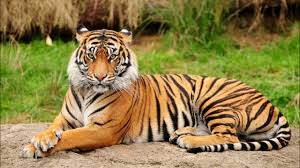
#> input picture 7. Computer Vision/tigre.jpg, 300 x 168 px
$ jupyter execute '_Manipulations d'"'"'image.ipynb'   (shell and % lines are left out)
#> lines starting #> are read from the running program, lines starting #| are printed output that depends on the picture
<font color='green'>
    <h1 align=center>TP — Manipulations d'images en Python</h1>
          </font>

<h2 align=center>CentraleSupélec-OpenClassrooms Certifiyng Training</h2>

<h3 align=center>Jean Martial Tagro </h3>

### 1. Premières manipulations

[cell 1]
from PIL import Image
%pylab inline

[cell 2]
# charger l'image
img = Image.open('tigre.jpg')
#> img is the input picture: PIL image 300x168 RGB; mean R, G, B 142, 125.9, 72.7

[cell 3]
# Récupérer et afficher la taille de l'image (en pixels)
w, h = img.size
#> w = 300; h = 168
print("Largeur : {} px, hauteur : {} px".format(w, h))
#| Largeur : 300 px, hauteur : 168 px

Ce résultat signifie que l'image analogique a été découpée en 300 pixels sur la largeur et 168 pixels sur la hauteur pendant l'échantillonnage.

Maintenant, inspectons les valeurs de pixels. L'attribut  Image.mode  nous informe sur le format de pixel utilisé, autrement dit sur la façon dont la quantification a été faite. De plus, la méthode Image.getpixel permet de récupérer l'intensité associée au pixel à une position donnée.

[cell 4]
# Afficher son mode de quantification
print("Format des pixels : {}".format(img.mode))
#| Format des pixels : RGB

# Récupérer et afficher la valeur du pixel à une position précise
px_value = img.getpixel((20,100))
#> px_value = (129, 147, 45)
print("Valeur du pixel situé en (20,100) : {}".format(px_value))
#| Valeur du pixel situé en (20,100) : (129, 147, 45)

Nous pouvons également récupérer d'un seul coup les valeurs de tous les pixels de l'image à l'aide de la bibliothèque numpy :

[cell 5]
import numpy as np

# Récupérer les valeurs de tous les pixels sous forme d'une matrice
matrice_pixels_values = np.array(img)
matrice_pixels_values

# Afficher la taille de la matrice de pixels
print("Taille de la matrice de pixels : {}".format(matrice_pixels_values.shape))
#| Taille de la matrice de pixels : (168, 300, 3)

Il s'agit bien d'une image en couleur avec 3 dimensions; la dernière correspondant au RGB.

[cell 6]
# afficher les elements
matrice_pixels_values

#### Attention à l'inversion ligne/colonne et abscisse/ordonnée :
l'intensité du pixel d'abscisse x et d'ordonnée y
 correspond à l'élément de la matrice situé à la y
 -ème ligne et x
 -ème colonne !

---

### 2. Histogrammes sur la version noir et blanc de l'image :

[cell 7]
# Charger l'image comme matrice de pixels
img = np.array(Image.open('tigre_blackwhite.jpg'))
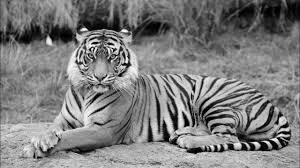
#> input picture 7. Computer Vision/tigre_blackwhite.jpg, 300 x 168 px
#> img is the input picture: shape (168, 300); min 0, max 255, mean 125.5

# Générer et afficher l'histogramme
# Pour le normaliser : argument density=True dans plt.hist
# Pour avoir l'histogramme cumulé : argument cumulative=True
n, bins, patches = plt.hist(img.flatten(), bins=range(256))
#> n = 255 values, max 509 at index 144, min 1 at index 253, mean 197.6; bins = 256 values from 0 to 255; patches = 255 items
plt.xlabel('Niveau de gris')
plt.ylabel('Nombre de pixels')
plt.title("Histogramme de l'image du tigre")
plt.show()
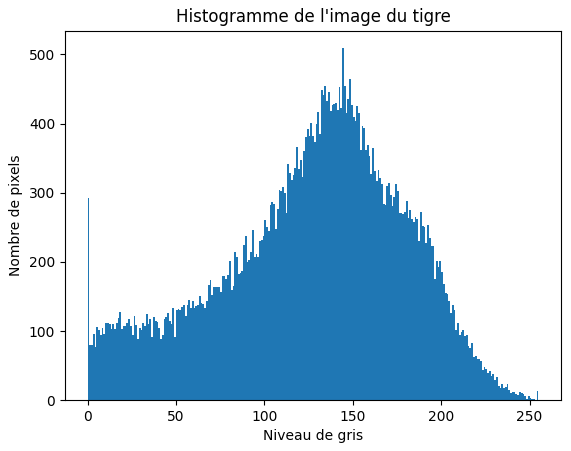
#> figure drawn by matplotlib, 1 panel; tallest bar 509 high, from x = 144 to 145

Il s'agit d'un outil très important en traitement d'images, car sa modification permet d'ajuster la dynamique des niveaux de gris ou des couleurs dans une image afin de la rendre plus agréable visuellement. Grossièrement, à gauche se situent les pixels noirs, à droite les pixels blancs, et au milieu, toutes les nuances de gris.

#### 2.1 Étirement d’histogrammes

Une première application consiste à corriger la luminosité, ou exposition, de l'image. Analysons la forme des histogrammes pour des images dont l'exposition est mauvaise :
- pour l'image trop sombre, ou <strong>sous-exposée</strong>, la majorité des pixels se situent dans la partie gauche de l'histogramme, vers les valeurs de niveaux de gris faibles
- Inversement, les pixels de l'image trop claire, ou <strong>sur-exposée</strong>, se concentrent dans la partie droite de l'histogramme.

Ainsi, pour corriger les défauts liés à l’exposition d'une image, il suffit simplement d'<strong>étirer son histogramme</strong> :

[cell 8]
from PIL.ImageOps import autocontrast
img_better = autocontrast(Image.open('tigre_blackwhite.jpg'), cutoff=0.5)

[cell 9]
# Charger l'image comme matrice de pixels
img_better = np.array(img_better)

# Générer et afficher l'histogramme
# Pour le normaliser : argument density=True dans plt.hist
# Pour avoir l'histogramme cumulé : argument cumulative=True
n, bins, patches = plt.hist(img_better.flatten(), bins=range(256))
#> n = 255 values, max 509 at index 158, min 0 at index 11, mean 197.6
plt.xlabel('Niveau de gris')
plt.ylabel('Nombre de pixels')
plt.title("Histogramme de l'image dont l'exposition à été amélioré du tigre")
plt.show()
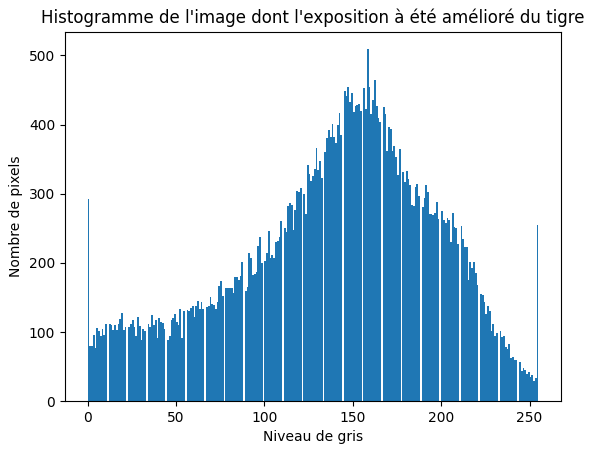
#> figure drawn by matplotlib, 1 panel; tallest bar 509 high, from x = 158 to 159
